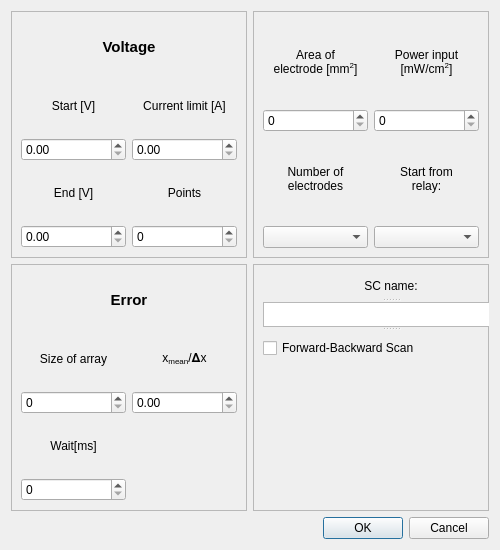
<?xml version="1.0" encoding="UTF-8"?>
<ui version="4.0">
 <class>SettingsDialog</class>
 <widget class="QDialog" name="SettingsDialog">
  <property name="geometry">
   <rect>
    <x>0</x>
    <y>0</y>
    <width>500</width>
    <height>550</height>
   </rect>
  </property>
  <property name="windowTitle">
   <string>Settings</string>
  </property>
  <layout class="QGridLayout" name="gridLayout">
   <item row="1" column="1">
    <widget class="QFrame" name="frame_3">
     <property name="frameShape">
      <enum>QFrame::StyledPanel</enum>
     </property>
     <property name="frameShadow">
      <enum>QFrame::Raised</enum>
     </property>
     <widget class="QSplitter" name="splitter">
      <property name="geometry">
       <rect>
        <x>10</x>
        <y>10</y>
        <width>256</width>
        <height>91</height>
       </rect>
      </property>
      <property name="orientation">
       <enum>Qt::Vertical</enum>
      </property>
      <widget class="QLabel" name="label_16">
       <property name="text">
        <string>SC name:</string>
       </property>
       <property name="alignment">
        <set>Qt::AlignCenter</set>
       </property>
      </widget>
      <widget class="QTextEdit" name="sc_name">
       <property name="maximumSize">
        <size>
         <width>16777215</width>
         <height>25</height>
        </size>
       </property>
      </widget>
      <widget class="QCheckBox" name="fb_scan">
       <property name="text">
        <string>Forward-Backward Scan</string>
       </property>
      </widget>
     </widget>
    </widget>
   </item>
   <item row="1" column="0">
    <widget class="QFrame" name="frame_4">
     <property name="frameShape">
      <enum>QFrame::StyledPanel</enum>
     </property>
     <property name="frameShadow">
      <enum>QFrame::Raised</enum>
     </property>
     <layout class="QGridLayout" name="gridLayout_3">
      <item row="0" column="0" colspan="2">
       <widget class="QLabel" name="label_6">
        <property name="font">
         <font>
          <pointsize>11</pointsize>
          <weight>75</weight>
          <bold>true</bold>
         </font>
        </property>
        <property name="layoutDirection">
         <enum>Qt::LeftToRight</enum>
        </property>
        <property name="text">
         <string>Error</string>
        </property>
        <property name="textFormat">
         <enum>Qt::AutoText</enum>
        </property>
        <property name="alignment">
         <set>Qt::AlignCenter</set>
        </property>
       </widget>
      </item>
      <item row="1" column="0">
       <widget class="QLabel" name="label_7">
        <property name="text">
         <string>Size of array</string>
        </property>
        <property name="alignment">
         <set>Qt::AlignCenter</set>
        </property>
       </widget>
      </item>
      <item row="1" column="1">
       <widget class="QLabel" name="label_9">
        <property name="text">
         <string>&lt;html&gt;&lt;head/&gt;&lt;body&gt;&lt;p&gt;x&lt;span style=&quot; vertical-align:sub;&quot;&gt;mean&lt;/span&gt;/𝚫x&lt;/p&gt;&lt;/body&gt;&lt;/html&gt;</string>
        </property>
        <property name="alignment">
         <set>Qt::AlignCenter</set>
        </property>
        <property name="wordWrap">
         <bool>false</bool>
        </property>
       </widget>
      </item>
      <item row="2" column="0">
       <widget class="QSpinBox" name="array_size_box"/>
      </item>
      <item row="2" column="1">
       <widget class="QDoubleSpinBox" name="x_mean_box"/>
      </item>
      <item row="3" column="0">
       <widget class="QLabel" name="label_8">
        <property name="text">
         <string>Wait[ms]</string>
        </property>
        <property name="alignment">
         <set>Qt::AlignCenter</set>
        </property>
       </widget>
      </item>
      <item row="4" column="0">
       <widget class="QSpinBox" name="wait_box"/>
      </item>
     </layout>
    </widget>
   </item>
   <item row="0" column="0">
    <widget class="QFrame" name="frame">
     <property name="frameShape">
      <enum>QFrame::StyledPanel</enum>
     </property>
     <property name="frameShadow">
      <enum>QFrame::Raised</enum>
     </property>
     <layout class="QGridLayout" name="gridLayout_2">
      <item row="0" column="0" colspan="2">
       <widget class="QLabel" name="label">
        <property name="font">
         <font>
          <pointsize>11</pointsize>
          <weight>75</weight>
          <bold>true</bold>
         </font>
        </property>
        <property name="layoutDirection">
         <enum>Qt::LeftToRight</enum>
        </property>
        <property name="text">
         <string>Voltage</string>
        </property>
        <property name="textFormat">
         <enum>Qt::AutoText</enum>
        </property>
        <property name="alignment">
         <set>Qt::AlignCenter</set>
        </property>
       </widget>
      </item>
      <item row="1" column="0">
       <widget class="QLabel" name="label_2">
        <property name="text">
         <string>Start [V]</string>
        </property>
        <property name="alignment">
         <set>Qt::AlignCenter</set>
        </property>
       </widget>
      </item>
      <item row="1" column="1">
       <widget class="QLabel" name="label_4">
        <property name="text">
         <string>Current limit [A]</string>
        </property>
        <property name="alignment">
         <set>Qt::AlignCenter</set>
        </property>
       </widget>
      </item>
      <item row="2" column="0">
       <widget class="QDoubleSpinBox" name="startV_box"/>
      </item>
      <item row="2" column="1">
       <widget class="QDoubleSpinBox" name="limitA_box"/>
      </item>
      <item row="3" column="0">
       <widget class="QLabel" name="label_3">
        <property name="text">
         <string>End [V]</string>
        </property>
        <property name="alignment">
         <set>Qt::AlignCenter</set>
        </property>
       </widget>
      </item>
      <item row="3" column="1">
       <widget class="QLabel" name="label_5">
        <property name="text">
         <string>Points</string>
        </property>
        <property name="alignment">
         <set>Qt::AlignCenter</set>
        </property>
       </widget>
      </item>
      <item row="4" column="0">
       <widget class="QDoubleSpinBox" name="endV_box"/>
      </item>
      <item row="4" column="1">
       <widget class="QSpinBox" name="points_box"/>
      </item>
     </layout>
    </widget>
   </item>
   <item row="2" column="0" colspan="2">
    <widget class="QDialogButtonBox" name="buttonBox">
     <property name="orientation">
      <enum>Qt::Horizontal</enum>
     </property>
     <property name="standardButtons">
      <set>QDialogButtonBox::Cancel|QDialogButtonBox::Ok</set>
     </property>
    </widget>
   </item>
   <item row="0" column="1">
    <widget class="QFrame" name="frame_2">
     <property name="frameShape">
      <enum>QFrame::StyledPanel</enum>
     </property>
     <property name="frameShadow">
      <enum>QFrame::Raised</enum>
     </property>
     <layout class="QGridLayout" name="gridLayout_4">
      <item row="0" column="0">
       <widget class="QLabel" name="label_18">
        <property name="text">
         <string>&lt;html&gt;&lt;head/&gt;&lt;body&gt;&lt;p&gt;Area of &lt;br/&gt;electrode [mm&lt;span style=&quot; vertical-align:super;&quot;&gt;2&lt;/span&gt;]&lt;/p&gt;&lt;/body&gt;&lt;/html&gt;</string>
        </property>
        <property name="alignment">
         <set>Qt::AlignCenter</set>
        </property>
       </widget>
      </item>
      <item row="0" column="1">
       <widget class="QLabel" name="label_20">
        <property name="text">
         <string>&lt;html&gt;&lt;head/&gt;&lt;body&gt;&lt;p&gt;Power input&lt;br/&gt;[mW/cm&lt;span style=&quot; vertical-align:super;&quot;&gt;2&lt;/span&gt;]&lt;/p&gt;&lt;/body&gt;&lt;/html&gt;</string>
        </property>
        <property name="alignment">
         <set>Qt::AlignCenter</set>
        </property>
        <property name="wordWrap">
         <bool>false</bool>
        </property>
       </widget>
      </item>
      <item row="1" column="0">
       <widget class="QSpinBox" name="area_box"/>
      </item>
      <item row="1" column="1">
       <widget class="QSpinBox" name="power_input_box"/>
      </item>
      <item row="2" column="0">
       <widget class="QLabel" name="label_19">
        <property name="text">
         <string>&lt;html&gt;&lt;head/&gt;&lt;body&gt;&lt;p&gt;Number of &lt;br/&gt;electrodes&lt;/p&gt;&lt;/body&gt;&lt;/html&gt;</string>
        </property>
        <property name="alignment">
         <set>Qt::AlignCenter</set>
        </property>
       </widget>
      </item>
      <item row="2" column="1">
       <widget class="QLabel" name="label_21">
        <property name="text">
         <string>&lt;html&gt;&lt;head/&gt;&lt;body&gt;&lt;p&gt;Start from &lt;br/&gt;relay:&lt;/p&gt;&lt;/body&gt;&lt;/html&gt;</string>
        </property>
        <property name="alignment">
         <set>Qt::AlignCenter</set>
        </property>
        <property name="wordWrap">
         <bool>false</bool>
        </property>
       </widget>
      </item>
      <item row="3" column="0">
       <widget class="QComboBox" name="comboBox"/>
      </item>
      <item row="3" column="1">
       <widget class="QComboBox" name="comboBox_2"/>
      </item>
     </layout>
    </widget>
   </item>
  </layout>
 </widget>
 <resources/>
 <connections>
  <connection>
   <sender>buttonBox</sender>
   <signal>accepted()</signal>
   <receiver>SettingsDialog</receiver>
   <slot>accept()</slot>
   <hints>
    <hint type="sourcelabel">
     <x>248</x>
     <y>254</y>
    </hint>
    <hint type="destinationlabel">
     <x>157</x>
     <y>274</y>
    </hint>
   </hints>
  </connection>
  <connection>
   <sender>buttonBox</sender>
   <signal>rejected()</signal>
   <receiver>SettingsDialog</receiver>
   <slot>reject()</slot>
   <hints>
    <hint type="sourcelabel">
     <x>316</x>
     <y>260</y>
    </hint>
    <hint type="destinationlabel">
     <x>286</x>
     <y>274</y>
    </hint>
   </hints>
  </connection>
 </connections>
</ui>
